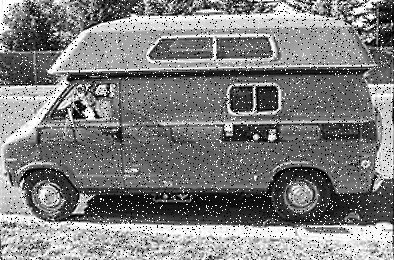
%> input picture lab-2/images/wagon_shot_noise.png, 394 x 260 px
$ octave part4.m   (GNU Octave 9; MATLAB toolbox functions it lacks are replaced by stand-ins)
%> lines starting %> are read from the running program, lines starting %| are printed output that depends on the picture
clear(); % clear workspace

Im = imread('images/wagon_shot_noise.png');
%> Im is the input picture: size 260x394 uint8; min 0, max 255, mean 127.1
% median filtering
Im_median_3 = medfilt2(Im, [3 3]);
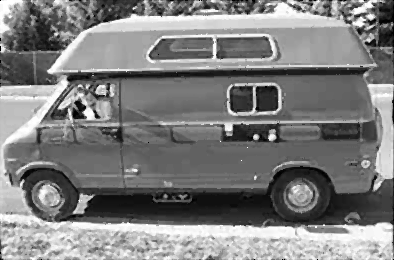
%> Im_median_3: size 260x394 uint8; min 0, max 255, mean 126.9
Im_median_7 = medfilt2(Im, [7 7]);
Im_median_31 = medfilt2(Im, [31 31]);
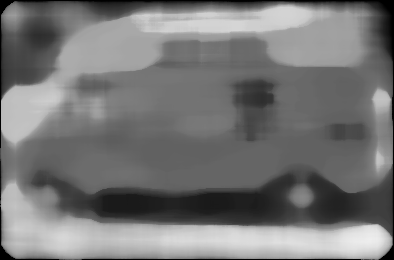
%> Im_median_31: size 260x394 uint8; min 0, max 238, mean 118

% mean/average filtering
filter_average3 = fspecial('average', 3);
filter_average7 = fspecial('average', 7);
filter_average31 = fspecial('average', 31);
Im_average3 = imfilter(Im, filter_average3);
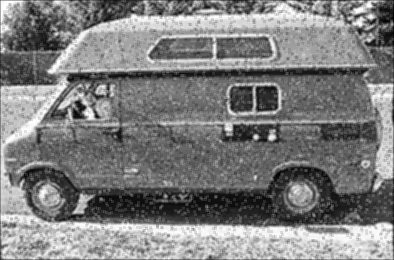
%> Im_average3: size 260x394 uint8; min 1, max 255, mean 126.4
Im_average7 = imfilter(Im, filter_average7);
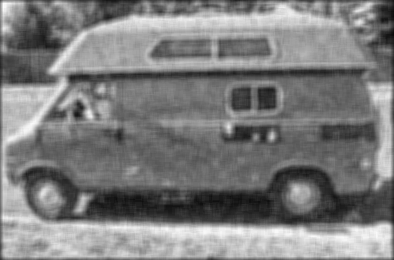
%> Im_average7: size 260x394 uint8; min 10, max 252, mean 125.4
Im_average31 = imfilter(Im, filter_average31);
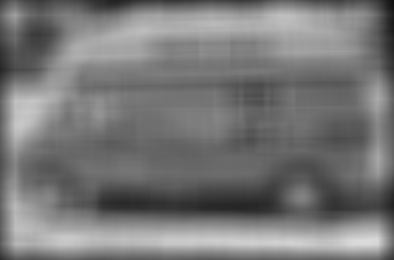
%> Im_average31: size 260x394 uint8; min 16, max 219, mean 119.5

% gaussian filtering
filter_gauss3 = fspecial('gaussian', 3);
filter_gauss7 = fspecial('gaussian', 7);
filter_gauss31 = fspecial('gaussian', 31);
Im_gauss3 = imfilter(Im, filter_gauss3);
Im_gauss7 = imfilter(Im, filter_gauss7);
Im_gauss31 = imfilter(Im, filter_gauss31);

% own median filter, based on assignment 1
[rows, cols] = size(Im);
%> rows = 260; cols = 394
Im_median_own = zeros(rows, cols);
% Copy boundary pixels:
for i = 1:rows
    Im_median_own(i,1) = Im(i,1);
    Im_median_own(i,2) = Im(i,2);
    Im_median_own(i,cols-1) = Im(i,cols-1);
    Im_median_own(i,cols) = Im(i,cols);
end
for j = 1:cols
    Im_median_own(1,j) = Im(1,j);
    Im_median_own(2,j) = Im(2,j);
    Im_median_own(rows-1,j) = Im(rows-1,j);
    Im_median_own(rows,j) = Im(rows,j);
end
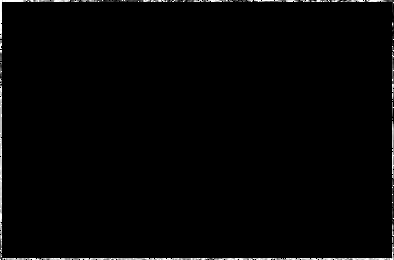
%> Im_median_own: size 260x394 double; min 0, max 255, mean 4
% Filter interior pixels:
for i = 3:rows - 2
    for j = 3:cols - 2
        Im_median_own(i,j) = median(reshape(Im(i-2:i+2,j-2:j+2), [], 1));
    end
end
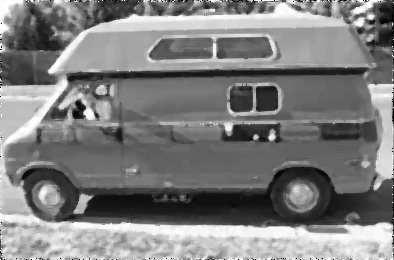
%> Im_median_own: size 260x394 double; min 0, max 255, mean 126.6
Im_median_own = uint8(Im_median_own); % Convert to uint8
%> Im_median_own: size 260x394 uint8


% draw plots
draw4plots(Im, Im_median_3, Im_median_7, Im_median_31, 'Median filtering');
draw4plots(Im, Im_average3, Im_average7, Im_average31, 'Average filtering');
draw4plots(Im, Im_gauss3, Im_gauss7, Im_gauss31, 'Gaussian filtering');
figure('Name', 'Own median filtering');
subplot(1,2,1), imshow(Im);
subplot(1,2,2), imshow(Im_median_own);


function draw4plots(Im1, Im2, Im3, Im4, title)

figure('Name', title),
subplot(2,2,1), imshow(Im1);
subplot(2,2,2), imshow(Im2);
subplot(2,2,3), imshow(Im3);
subplot(2,2,4), imshow(Im4);

end
